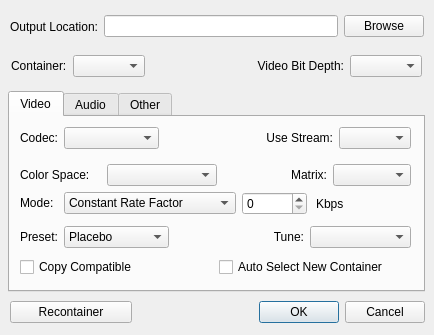
<?xml version="1.0" encoding="UTF-8"?>
<ui version="4.0">
 <class>configure</class>
 <widget class="QDialog" name="configure">
  <property name="geometry">
   <rect>
    <x>0</x>
    <y>0</y>
    <width>434</width>
    <height>335</height>
   </rect>
  </property>
  <property name="minimumSize">
   <size>
    <width>434</width>
    <height>335</height>
   </size>
  </property>
  <property name="maximumSize">
   <size>
    <width>434</width>
    <height>335</height>
   </size>
  </property>
  <property name="windowTitle">
   <string>Configure</string>
  </property>
  <widget class="QTabWidget" name="settingsTabs">
   <property name="geometry">
    <rect>
     <x>8</x>
     <y>91</y>
     <width>417</width>
     <height>201</height>
    </rect>
   </property>
   <property name="currentIndex">
    <number>0</number>
   </property>
   <widget class="QWidget" name="VideoSettings">
    <attribute name="title">
     <string>Video</string>
    </attribute>
    <widget class="QWidget" name="vcodecLayoutWidget">
     <property name="geometry">
      <rect>
       <x>10</x>
       <y>10</y>
       <width>391</width>
       <height>68</height>
      </rect>
     </property>
     <layout class="QGridLayout" name="vcodecLayout">
      <item row="1" column="7" colspan="2">
       <widget class="QComboBox" name="selectMatrix">
        <property name="sizePolicy">
         <sizepolicy hsizetype="Preferred" vsizetype="Fixed">
          <horstretch>0</horstretch>
          <verstretch>0</verstretch>
         </sizepolicy>
        </property>
        <property name="maximumSize">
         <size>
          <width>110</width>
          <height>16777215</height>
         </size>
        </property>
       </widget>
      </item>
      <item row="0" column="6" colspan="2">
       <widget class="QLabel" name="labelVideoStream">
        <property name="sizePolicy">
         <sizepolicy hsizetype="Expanding" vsizetype="Fixed">
          <horstretch>0</horstretch>
          <verstretch>0</verstretch>
         </sizepolicy>
        </property>
        <property name="text">
         <string>Use Stream:</string>
        </property>
        <property name="alignment">
         <set>Qt::AlignRight|Qt::AlignTrailing|Qt::AlignVCenter</set>
        </property>
       </widget>
      </item>
      <item row="0" column="8">
       <widget class="QComboBox" name="selectVideoStream">
        <property name="sizePolicy">
         <sizepolicy hsizetype="Fixed" vsizetype="Fixed">
          <horstretch>0</horstretch>
          <verstretch>0</verstretch>
         </sizepolicy>
        </property>
        <property name="maximumSize">
         <size>
          <width>72</width>
          <height>16777215</height>
         </size>
        </property>
       </widget>
      </item>
      <item row="1" column="0" colspan="2">
       <widget class="QLabel" name="labelColorSpace">
        <property name="sizePolicy">
         <sizepolicy hsizetype="Fixed" vsizetype="Fixed">
          <horstretch>0</horstretch>
          <verstretch>0</verstretch>
         </sizepolicy>
        </property>
        <property name="text">
         <string>Color Space:</string>
        </property>
       </widget>
      </item>
      <item row="1" column="4">
       <spacer name="colorSpacer">
        <property name="orientation">
         <enum>Qt::Horizontal</enum>
        </property>
        <property name="sizeHint" stdset="0">
         <size>
          <width>10</width>
          <height>17</height>
         </size>
        </property>
       </spacer>
      </item>
      <item row="1" column="2" colspan="2">
       <widget class="QComboBox" name="selectColorSpace">
        <property name="sizePolicy">
         <sizepolicy hsizetype="Fixed" vsizetype="Fixed">
          <horstretch>0</horstretch>
          <verstretch>0</verstretch>
         </sizepolicy>
        </property>
        <property name="minimumSize">
         <size>
          <width>110</width>
          <height>0</height>
         </size>
        </property>
       </widget>
      </item>
      <item row="1" column="5">
       <spacer name="matrixSpacer">
        <property name="orientation">
         <enum>Qt::Vertical</enum>
        </property>
        <property name="sizeHint" stdset="0">
         <size>
          <width>6</width>
          <height>17</height>
         </size>
        </property>
       </spacer>
      </item>
      <item row="0" column="1" colspan="2">
       <widget class="QComboBox" name="selectCodec">
        <property name="sizePolicy">
         <sizepolicy hsizetype="Fixed" vsizetype="Fixed">
          <horstretch>0</horstretch>
          <verstretch>0</verstretch>
         </sizepolicy>
        </property>
        <property name="minimumSize">
         <size>
          <width>95</width>
          <height>0</height>
         </size>
        </property>
       </widget>
      </item>
      <item row="1" column="6">
       <widget class="QLabel" name="labelMatrix">
        <property name="sizePolicy">
         <sizepolicy hsizetype="Expanding" vsizetype="Fixed">
          <horstretch>0</horstretch>
          <verstretch>0</verstretch>
         </sizepolicy>
        </property>
        <property name="text">
         <string>Matrix:</string>
        </property>
        <property name="alignment">
         <set>Qt::AlignRight|Qt::AlignTrailing|Qt::AlignVCenter</set>
        </property>
       </widget>
      </item>
      <item row="0" column="0">
       <widget class="QLabel" name="labelCodec">
        <property name="sizePolicy">
         <sizepolicy hsizetype="Fixed" vsizetype="Fixed">
          <horstretch>0</horstretch>
          <verstretch>0</verstretch>
         </sizepolicy>
        </property>
        <property name="text">
         <string>Codec:</string>
        </property>
       </widget>
      </item>
      <item row="0" column="3" colspan="3">
       <spacer name="vcodecSpacer">
        <property name="orientation">
         <enum>Qt::Horizontal</enum>
        </property>
        <property name="sizeHint" stdset="0">
         <size>
          <width>5</width>
          <height>20</height>
         </size>
        </property>
       </spacer>
      </item>
     </layout>
    </widget>
    <widget class="QWidget" name="vsettingsLayoutWidget">
     <property name="geometry">
      <rect>
       <x>10</x>
       <y>70</y>
       <width>391</width>
       <height>68</height>
      </rect>
     </property>
     <layout class="QGridLayout" name="vsettingsLayout">
      <item row="0" column="0">
       <widget class="QLabel" name="labelMode">
        <property name="sizePolicy">
         <sizepolicy hsizetype="Fixed" vsizetype="Fixed">
          <horstretch>0</horstretch>
          <verstretch>0</verstretch>
         </sizepolicy>
        </property>
        <property name="text">
         <string>Mode:</string>
        </property>
       </widget>
      </item>
      <item row="0" column="1" colspan="2">
       <widget class="QComboBox" name="selectMode">
        <property name="sizePolicy">
         <sizepolicy hsizetype="Fixed" vsizetype="Fixed">
          <horstretch>0</horstretch>
          <verstretch>0</verstretch>
         </sizepolicy>
        </property>
        <property name="maximumSize">
         <size>
          <width>180</width>
          <height>16777215</height>
         </size>
        </property>
        <item>
         <property name="text">
          <string>Constant Rate Factor</string>
         </property>
        </item>
        <item>
         <property name="text">
          <string>Bitrate 1 Pass</string>
         </property>
        </item>
        <item>
         <property name="text">
          <string>Bitrate 2 Pass</string>
         </property>
        </item>
       </widget>
      </item>
      <item row="0" column="3" colspan="2">
       <widget class="QSpinBox" name="bitrateBox">
        <property name="sizePolicy">
         <sizepolicy hsizetype="Preferred" vsizetype="Fixed">
          <horstretch>0</horstretch>
          <verstretch>0</verstretch>
         </sizepolicy>
        </property>
        <property name="minimumSize">
         <size>
          <width>0</width>
          <height>0</height>
         </size>
        </property>
        <property name="maximumSize">
         <size>
          <width>65</width>
          <height>16777215</height>
         </size>
        </property>
        <property name="maximum">
         <number>51</number>
        </property>
       </widget>
      </item>
      <item row="0" column="5">
       <widget class="QLabel" name="labelBitrate">
        <property name="sizePolicy">
         <sizepolicy hsizetype="Fixed" vsizetype="Preferred">
          <horstretch>0</horstretch>
          <verstretch>0</verstretch>
         </sizepolicy>
        </property>
        <property name="text">
         <string>Kbps</string>
        </property>
       </widget>
      </item>
      <item row="0" column="6">
       <spacer name="bitrateSpacer">
        <property name="orientation">
         <enum>Qt::Horizontal</enum>
        </property>
        <property name="sizeHint" stdset="0">
         <size>
          <width>13</width>
          <height>20</height>
         </size>
        </property>
       </spacer>
      </item>
      <item row="1" column="0">
       <widget class="QLabel" name="labelPreset">
        <property name="sizePolicy">
         <sizepolicy hsizetype="Fixed" vsizetype="Fixed">
          <horstretch>0</horstretch>
          <verstretch>0</verstretch>
         </sizepolicy>
        </property>
        <property name="text">
         <string>Preset:</string>
        </property>
       </widget>
      </item>
      <item row="1" column="1">
       <widget class="QComboBox" name="selectPreset">
        <property name="sizePolicy">
         <sizepolicy hsizetype="Fixed" vsizetype="Fixed">
          <horstretch>0</horstretch>
          <verstretch>0</verstretch>
         </sizepolicy>
        </property>
        <property name="minimumSize">
         <size>
          <width>105</width>
          <height>0</height>
         </size>
        </property>
        <property name="maximumSize">
         <size>
          <width>105</width>
          <height>16777215</height>
         </size>
        </property>
        <item>
         <property name="text">
          <string>Placebo</string>
         </property>
        </item>
        <item>
         <property name="text">
          <string>Very Slow</string>
         </property>
        </item>
        <item>
         <property name="text">
          <string>Slower</string>
         </property>
        </item>
        <item>
         <property name="text">
          <string>Slow</string>
         </property>
        </item>
        <item>
         <property name="text">
          <string>Medium</string>
         </property>
        </item>
        <item>
         <property name="text">
          <string>Fast</string>
         </property>
        </item>
        <item>
         <property name="text">
          <string>Faster</string>
         </property>
        </item>
        <item>
         <property name="text">
          <string>Very Fast</string>
         </property>
        </item>
        <item>
         <property name="text">
          <string>Super Fast</string>
         </property>
        </item>
        <item>
         <property name="text">
          <string>Ultra Fast</string>
         </property>
        </item>
       </widget>
      </item>
      <item row="1" column="2">
       <spacer name="presetSpacer">
        <property name="orientation">
         <enum>Qt::Horizontal</enum>
        </property>
        <property name="sizeHint" stdset="0">
         <size>
          <width>38</width>
          <height>20</height>
         </size>
        </property>
       </spacer>
      </item>
      <item row="1" column="3">
       <widget class="QLabel" name="labelTune">
        <property name="sizePolicy">
         <sizepolicy hsizetype="Expanding" vsizetype="Fixed">
          <horstretch>0</horstretch>
          <verstretch>0</verstretch>
         </sizepolicy>
        </property>
        <property name="text">
         <string>Tune:</string>
        </property>
        <property name="alignment">
         <set>Qt::AlignRight|Qt::AlignTrailing|Qt::AlignVCenter</set>
        </property>
       </widget>
      </item>
      <item row="1" column="4" colspan="3">
       <widget class="QComboBox" name="selectTune">
        <property name="sizePolicy">
         <sizepolicy hsizetype="Fixed" vsizetype="Fixed">
          <horstretch>0</horstretch>
          <verstretch>0</verstretch>
         </sizepolicy>
        </property>
        <property name="maximumSize">
         <size>
          <width>110</width>
          <height>16777215</height>
         </size>
        </property>
       </widget>
      </item>
     </layout>
    </widget>
    <widget class="QWidget" name="copyLayoutWidget">
     <property name="geometry">
      <rect>
       <x>10</x>
       <y>140</y>
       <width>391</width>
       <height>20</height>
      </rect>
     </property>
     <layout class="QGridLayout" name="copyGrid">
      <item row="0" column="0">
       <widget class="QCheckBox" name="copyVideo">
        <property name="text">
         <string>Copy Compatible</string>
        </property>
       </widget>
      </item>
      <item row="0" column="1">
       <widget class="QCheckBox" name="autoContainer">
        <property name="text">
         <string>Auto Select New Container</string>
        </property>
        <property name="checked">
         <bool>false</bool>
        </property>
       </widget>
      </item>
     </layout>
    </widget>
   </widget>
   <widget class="QWidget" name="AudioSettings">
    <attribute name="title">
     <string>Audio</string>
    </attribute>
    <widget class="QWidget" name="extAudioLayoutWidget">
     <property name="geometry">
      <rect>
       <x>10</x>
       <y>130</y>
       <width>391</width>
       <height>33</height>
      </rect>
     </property>
     <layout class="QGridLayout" name="externalAudioLayout">
      <item row="0" column="0">
       <widget class="QLineEdit" name="externalAudioSource">
        <property name="minimumSize">
         <size>
          <width>260</width>
          <height>0</height>
         </size>
        </property>
        <property name="readOnly">
         <bool>true</bool>
        </property>
       </widget>
      </item>
      <item row="0" column="1">
       <widget class="QPushButton" name="browseAudio">
        <property name="text">
         <string>Browse</string>
        </property>
       </widget>
      </item>
     </layout>
    </widget>
    <widget class="QWidget" name="aoptionsLayoutWidget">
     <property name="geometry">
      <rect>
       <x>10</x>
       <y>74</y>
       <width>391</width>
       <height>51</height>
      </rect>
     </property>
     <layout class="QGridLayout" name="aoptionsLayout">
      <item row="0" column="0">
       <widget class="QCheckBox" name="copyAudio">
        <property name="text">
         <string>Copy Compatible</string>
        </property>
       </widget>
      </item>
      <item row="0" column="1">
       <widget class="QCheckBox" name="encodeIncompatible">
        <property name="text">
         <string>Encode Incompatible</string>
        </property>
       </widget>
      </item>
      <item row="1" column="0">
       <widget class="QRadioButton" name="internalAudio">
        <property name="text">
         <string>Use Original Audio</string>
        </property>
        <property name="checked">
         <bool>true</bool>
        </property>
       </widget>
      </item>
      <item row="1" column="1">
       <widget class="QRadioButton" name="externalAudio">
        <property name="layoutDirection">
         <enum>Qt::LeftToRight</enum>
        </property>
        <property name="text">
         <string>Use Another Source</string>
        </property>
       </widget>
      </item>
     </layout>
    </widget>
    <widget class="QWidget" name="acodecLayoutWidget">
     <property name="geometry">
      <rect>
       <x>10</x>
       <y>10</y>
       <width>391</width>
       <height>68</height>
      </rect>
     </property>
     <layout class="QGridLayout" name="acodecLayout">
      <item row="0" column="0">
       <widget class="QLabel" name="labelAudioCodec">
        <property name="sizePolicy">
         <sizepolicy hsizetype="Fixed" vsizetype="Fixed">
          <horstretch>0</horstretch>
          <verstretch>0</verstretch>
         </sizepolicy>
        </property>
        <property name="minimumSize">
         <size>
          <width>44</width>
          <height>0</height>
         </size>
        </property>
        <property name="text">
         <string>Codec:</string>
        </property>
       </widget>
      </item>
      <item row="0" column="1">
       <widget class="QComboBox" name="selectAudioCodec">
        <property name="sizePolicy">
         <sizepolicy hsizetype="Preferred" vsizetype="Fixed">
          <horstretch>0</horstretch>
          <verstretch>0</verstretch>
         </sizepolicy>
        </property>
        <property name="minimumSize">
         <size>
          <width>105</width>
          <height>0</height>
         </size>
        </property>
       </widget>
      </item>
      <item row="1" column="0">
       <widget class="QLabel" name="labelAudioMode">
        <property name="sizePolicy">
         <sizepolicy hsizetype="Fixed" vsizetype="Fixed">
          <horstretch>0</horstretch>
          <verstretch>0</verstretch>
         </sizepolicy>
        </property>
        <property name="minimumSize">
         <size>
          <width>44</width>
          <height>0</height>
         </size>
        </property>
        <property name="text">
         <string>Mode:</string>
        </property>
       </widget>
      </item>
      <item row="1" column="2">
       <widget class="QSpinBox" name="bitrateBoxAudio">
        <property name="sizePolicy">
         <sizepolicy hsizetype="Fixed" vsizetype="Fixed">
          <horstretch>0</horstretch>
          <verstretch>0</verstretch>
         </sizepolicy>
        </property>
        <property name="maximumSize">
         <size>
          <width>55</width>
          <height>16777215</height>
         </size>
        </property>
       </widget>
      </item>
      <item row="0" column="3">
       <widget class="QLabel" name="labelAudioStream">
        <property name="sizePolicy">
         <sizepolicy hsizetype="Expanding" vsizetype="Fixed">
          <horstretch>0</horstretch>
          <verstretch>0</verstretch>
         </sizepolicy>
        </property>
        <property name="text">
         <string>Use Stream:</string>
        </property>
        <property name="alignment">
         <set>Qt::AlignRight|Qt::AlignTrailing|Qt::AlignVCenter</set>
        </property>
       </widget>
      </item>
      <item row="1" column="3" colspan="2">
       <widget class="QLabel" name="labelAudioBitrate">
        <property name="sizePolicy">
         <sizepolicy hsizetype="Expanding" vsizetype="Preferred">
          <horstretch>0</horstretch>
          <verstretch>0</verstretch>
         </sizepolicy>
        </property>
        <property name="minimumSize">
         <size>
          <width>100</width>
          <height>0</height>
         </size>
        </property>
        <property name="text">
         <string>Kbps</string>
        </property>
       </widget>
      </item>
      <item row="0" column="2">
       <spacer name="acodecSpacer">
        <property name="orientation">
         <enum>Qt::Horizontal</enum>
        </property>
        <property name="sizeHint" stdset="0">
         <size>
          <width>55</width>
          <height>20</height>
         </size>
        </property>
       </spacer>
      </item>
      <item row="1" column="1">
       <widget class="QComboBox" name="selectAudioMode">
        <property name="sizePolicy">
         <sizepolicy hsizetype="Fixed" vsizetype="Fixed">
          <horstretch>0</horstretch>
          <verstretch>0</verstretch>
         </sizepolicy>
        </property>
        <property name="minimumSize">
         <size>
          <width>105</width>
          <height>0</height>
         </size>
        </property>
        <item>
         <property name="text">
          <string>Quality</string>
         </property>
        </item>
        <item>
         <property name="text">
          <string>Bitrate</string>
         </property>
        </item>
       </widget>
      </item>
      <item row="0" column="4">
       <widget class="QComboBox" name="selectAudioStream">
        <property name="sizePolicy">
         <sizepolicy hsizetype="Fixed" vsizetype="Fixed">
          <horstretch>0</horstretch>
          <verstretch>0</verstretch>
         </sizepolicy>
        </property>
        <property name="minimumSize">
         <size>
          <width>80</width>
          <height>0</height>
         </size>
        </property>
        <property name="maximumSize">
         <size>
          <width>80</width>
          <height>16777215</height>
         </size>
        </property>
        <item>
         <property name="text">
          <string>None</string>
         </property>
        </item>
       </widget>
      </item>
     </layout>
    </widget>
   </widget>
   <widget class="QWidget" name="OtherSettings">
    <attribute name="title">
     <string>Other</string>
    </attribute>
    <widget class="QCheckBox" name="experimentalFeatures">
     <property name="geometry">
      <rect>
       <x>20</x>
       <y>30</y>
       <width>371</width>
       <height>41</height>
      </rect>
     </property>
     <property name="text">
      <string>Use Experimental Features</string>
     </property>
    </widget>
    <widget class="QLabel" name="maxMuxLabel">
     <property name="geometry">
      <rect>
       <x>20</x>
       <y>10</y>
       <width>151</width>
       <height>21</height>
      </rect>
     </property>
     <property name="text">
      <string>Max Muxing Queue Size:</string>
     </property>
    </widget>
    <widget class="QSpinBox" name="maxMuxing">
     <property name="geometry">
      <rect>
       <x>180</x>
       <y>10</y>
       <width>61</width>
       <height>21</height>
      </rect>
     </property>
     <property name="maximum">
      <number>9999</number>
     </property>
    </widget>
   </widget>
  </widget>
  <widget class="QWidget" name="exitbuttonsLayoutWidget">
   <property name="geometry">
    <rect>
     <x>10</x>
     <y>290</y>
     <width>415</width>
     <height>44</height>
    </rect>
   </property>
   <layout class="QHBoxLayout" name="exitButtons">
    <item>
     <widget class="QPushButton" name="recontainer">
      <property name="sizePolicy">
       <sizepolicy hsizetype="Expanding" vsizetype="Fixed">
        <horstretch>0</horstretch>
        <verstretch>0</verstretch>
       </sizepolicy>
      </property>
      <property name="focusPolicy">
       <enum>Qt::NoFocus</enum>
      </property>
      <property name="text">
       <string>Recontainer</string>
      </property>
      <property name="autoDefault">
       <bool>false</bool>
      </property>
      <property name="default">
       <bool>false</bool>
      </property>
      <property name="flat">
       <bool>false</bool>
      </property>
     </widget>
    </item>
    <item>
     <spacer name="buttonSpacer">
      <property name="orientation">
       <enum>Qt::Horizontal</enum>
      </property>
      <property name="sizeHint" stdset="0">
       <size>
        <width>118</width>
        <height>32</height>
       </size>
      </property>
     </spacer>
    </item>
    <item>
     <widget class="QDialogButtonBox" name="buttonBox">
      <property name="orientation">
       <enum>Qt::Horizontal</enum>
      </property>
      <property name="standardButtons">
       <set>QDialogButtonBox::Cancel|QDialogButtonBox::Ok</set>
      </property>
     </widget>
    </item>
   </layout>
  </widget>
  <widget class="QWidget" name="outputLayoutWidget">
   <property name="geometry">
    <rect>
     <x>10</x>
     <y>10</y>
     <width>414</width>
     <height>33</height>
    </rect>
   </property>
   <layout class="QHBoxLayout" name="outputLayout">
    <item>
     <widget class="QLabel" name="labelOutput">
      <property name="text">
       <string>Output Location:</string>
      </property>
     </widget>
    </item>
    <item>
     <widget class="QLineEdit" name="outputFolder">
      <property name="sizePolicy">
       <sizepolicy hsizetype="Expanding" vsizetype="Fixed">
        <horstretch>0</horstretch>
        <verstretch>0</verstretch>
       </sizepolicy>
      </property>
      <property name="minimumSize">
       <size>
        <width>212</width>
        <height>0</height>
       </size>
      </property>
      <property name="text">
       <string comment="0"/>
      </property>
      <property name="cursorPosition">
       <number>0</number>
      </property>
      <property name="readOnly">
       <bool>true</bool>
      </property>
     </widget>
    </item>
    <item>
     <widget class="QPushButton" name="browseOutput">
      <property name="sizePolicy">
       <sizepolicy hsizetype="Fixed" vsizetype="Fixed">
        <horstretch>0</horstretch>
        <verstretch>0</verstretch>
       </sizepolicy>
      </property>
      <property name="text">
       <string>Browse</string>
      </property>
     </widget>
    </item>
   </layout>
  </widget>
  <widget class="QWidget" name="detailLayoutWidget">
   <property name="geometry">
    <rect>
     <x>11</x>
     <y>50</y>
     <width>411</width>
     <height>32</height>
    </rect>
   </property>
   <layout class="QGridLayout" name="detailGrid">
    <item row="0" column="0">
     <widget class="QLabel" name="labelContainer">
      <property name="text">
       <string>Container:</string>
      </property>
     </widget>
    </item>
    <item row="0" column="1">
     <widget class="QComboBox" name="selectContainer">
      <property name="sizePolicy">
       <sizepolicy hsizetype="Fixed" vsizetype="Fixed">
        <horstretch>0</horstretch>
        <verstretch>0</verstretch>
       </sizepolicy>
      </property>
      <property name="maximumSize">
       <size>
        <width>80</width>
        <height>16777215</height>
       </size>
      </property>
     </widget>
    </item>
    <item row="0" column="2">
     <spacer name="containerSpacer">
      <property name="orientation">
       <enum>Qt::Horizontal</enum>
      </property>
      <property name="sizeHint" stdset="0">
       <size>
        <width>58</width>
        <height>17</height>
       </size>
      </property>
     </spacer>
    </item>
    <item row="0" column="3">
     <widget class="QLabel" name="labelBitDepth">
      <property name="text">
       <string>Video Bit Depth:</string>
      </property>
      <property name="alignment">
       <set>Qt::AlignRight|Qt::AlignTrailing|Qt::AlignVCenter</set>
      </property>
     </widget>
    </item>
    <item row="0" column="4">
     <widget class="QComboBox" name="selectBitDepth">
      <property name="sizePolicy">
       <sizepolicy hsizetype="Fixed" vsizetype="Fixed">
        <horstretch>0</horstretch>
        <verstretch>0</verstretch>
       </sizepolicy>
      </property>
     </widget>
    </item>
   </layout>
  </widget>
 </widget>
 <resources/>
 <connections>
  <connection>
   <sender>buttonBox</sender>
   <signal>accepted()</signal>
   <receiver>configure</receiver>
   <slot>accept()</slot>
   <hints>
    <hint type="sourcelabel">
     <x>248</x>
     <y>254</y>
    </hint>
    <hint type="destinationlabel">
     <x>157</x>
     <y>274</y>
    </hint>
   </hints>
  </connection>
  <connection>
   <sender>buttonBox</sender>
   <signal>rejected()</signal>
   <receiver>configure</receiver>
   <slot>reject()</slot>
   <hints>
    <hint type="sourcelabel">
     <x>316</x>
     <y>260</y>
    </hint>
    <hint type="destinationlabel">
     <x>286</x>
     <y>274</y>
    </hint>
   </hints>
  </connection>
 </connections>
</ui>
